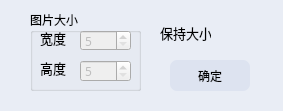
<?xml version="1.0" encoding="UTF-8"?>
<ui version="4.0">
 <class>ImageSizeDialog</class>
 <widget class="QDialog" name="ImageSizeDialog">
  <property name="geometry">
   <rect>
    <x>0</x>
    <y>0</y>
    <width>283</width>
    <height>111</height>
   </rect>
  </property>
  <property name="windowTitle">
   <string>设置图片大小</string>
  </property>
  <property name="styleSheet">
   <string notr="true">QDialog
{
background:rgb(233,237,245);
}</string>
  </property>
  <widget class="QPushButton" name="OK_Button">
   <property name="geometry">
    <rect>
     <x>170</x>
     <y>60</y>
     <width>80</width>
     <height>31</height>
    </rect>
   </property>
   <property name="font">
    <font>
     <family>微软雅黑</family>
    </font>
   </property>
   <property name="styleSheet">
    <string notr="true">QPushButton
{
border-style:none;
padding:3px;
border-radius:7px;
background:#dde3f0;
}

QPushButton:hover
{
background:rgb(250, 250, 250);
}

QPushButton:pressed
{
background:rgb(220, 220, 220);
}</string>
   </property>
   <property name="text">
    <string>确定</string>
   </property>
  </widget>
  <widget class="QGroupBox" name="PictureSizeBox">
   <property name="enabled">
    <bool>true</bool>
   </property>
   <property name="geometry">
    <rect>
     <x>30</x>
     <y>10</y>
     <width>111</width>
     <height>81</height>
    </rect>
   </property>
   <property name="font">
    <font>
     <family>微软雅黑</family>
    </font>
   </property>
   <property name="title">
    <string>图片大小</string>
   </property>
   <widget class="QSpinBox" name="HeightSpinBox">
    <property name="enabled">
     <bool>false</bool>
    </property>
    <property name="geometry">
     <rect>
      <x>50</x>
      <y>50</y>
      <width>51</width>
      <height>22</height>
     </rect>
    </property>
    <property name="font">
     <font>
      <family>微软雅黑</family>
     </font>
    </property>
    <property name="minimum">
     <number>5</number>
    </property>
    <property name="maximum">
     <number>2080</number>
    </property>
   </widget>
   <widget class="QLabel" name="WidthLabel">
    <property name="geometry">
     <rect>
      <x>10</x>
      <y>20</y>
      <width>31</width>
      <height>16</height>
     </rect>
    </property>
    <property name="font">
     <font>
      <family>微软雅黑</family>
      <pointsize>10</pointsize>
     </font>
    </property>
    <property name="text">
     <string>宽度</string>
    </property>
   </widget>
   <widget class="QSpinBox" name="WidthSpinBox">
    <property name="enabled">
     <bool>false</bool>
    </property>
    <property name="geometry">
     <rect>
      <x>50</x>
      <y>20</y>
      <width>51</width>
      <height>21</height>
     </rect>
    </property>
    <property name="font">
     <font>
      <family>微软雅黑</family>
      <pointsize>9</pointsize>
     </font>
    </property>
    <property name="minimum">
     <number>5</number>
    </property>
    <property name="maximum">
     <number>2080</number>
    </property>
   </widget>
   <widget class="QLabel" name="HeightLabel">
    <property name="geometry">
     <rect>
      <x>10</x>
      <y>50</y>
      <width>31</width>
      <height>16</height>
     </rect>
    </property>
    <property name="font">
     <font>
      <family>微软雅黑</family>
      <pointsize>10</pointsize>
     </font>
    </property>
    <property name="text">
     <string>高度</string>
    </property>
   </widget>
  </widget>
  <widget class="QLabel" name="label">
   <property name="geometry">
    <rect>
     <x>160</x>
     <y>25</y>
     <width>51</width>
     <height>16</height>
    </rect>
   </property>
   <property name="font">
    <font>
     <family>微软雅黑</family>
     <pointsize>10</pointsize>
    </font>
   </property>
   <property name="text">
    <string>保持大小</string>
   </property>
  </widget>
  <widget class="my_SwitchButton" name="KeepSizeCheck" native="true">
   <property name="geometry">
    <rect>
     <x>220</x>
     <y>20</y>
     <width>50</width>
     <height>26</height>
    </rect>
   </property>
  </widget>
 </widget>
 <customwidgets>
  <customwidget>
   <class>my_SwitchButton</class>
   <extends>QWidget</extends>
   <header location="global">my_switchbutton.h</header>
   <container>1</container>
  </customwidget>
 </customwidgets>
 <resources/>
 <connections/>
</ui>
